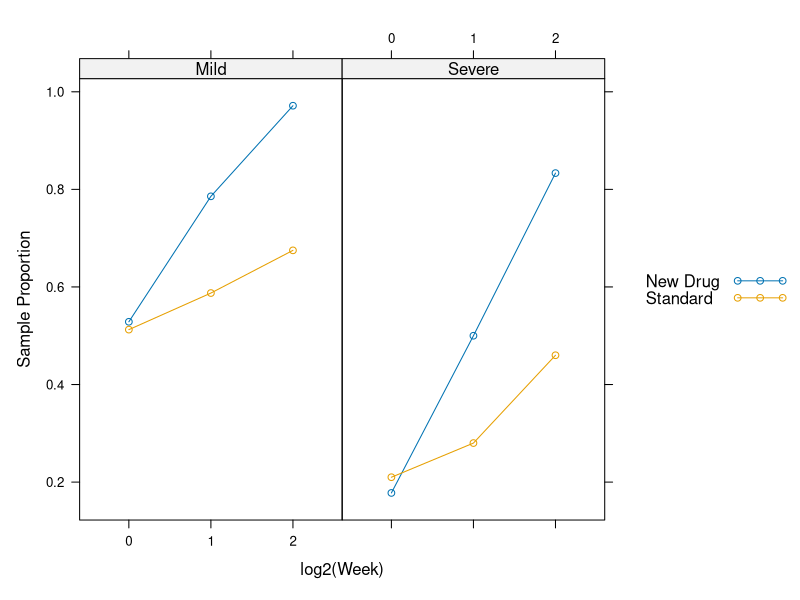

R code for this plot:
	# MARGINAL MODELS AND GEE #

data.tbl = array(c(16,31,2,7,  13,0,2,2, 9,6,8,5, 3,0,9,2,
			14,22,9,31, 4,2,15,5, 15,9,27,32, 6,0,28,6),
			dim=c(2,2,8),
			dimnames=list(Treatment = c("Standard", "New Drug"),
			Severity = c("Mild", "Severe"),
			Response.Sequence = c("NNN", "NNA", "NAN", "NAA",
			"ANN", "ANA", "AAN", "AAA"))
			)

data.long = as.data.frame.table(data.tbl)
	depression = NULL
	for (trt in c("Standard", "New Drug"))
		for (severity in c("Mild", "Severe"))
			for (response in unique(data.long$Response.Sequence)){
				ttt1 = subset(data.long, Treatment == trt & Severity == severity)
				ttt2 = subset(ttt1, Response.Sequence == response)
				rrr = c(substr(response,1,1), substr(response,2,2), substr(response,3,3))
				ccc = ttt2$Freq
				if (ccc>0) {
				response = rep(rrr, ttt2$Freq)
				depression = rbind(depression, data.frame(drug=trt, severity=severity, response))
				}
			}
n = nrow(depression)/3
depression$time = rep(c(0,1,2), n)          # log2 of weeks
depression$subject = c(rep(1:n, rep(3,n)))
head(depression)

library(lattice) # Makes a Lattice Plot to check interactions and visualize data #
sample.proportion = aggregate((response == "N")~ severity+drug+time, data=depression, mean)
xyplot(sample.proportion[,4] ~ factor(time)|severity, group=drug, type="b", data=sample.proportion,
	auto.key=TRUE, ylab="Sample Proportion", xlab="log2(Week)")

# GEE Method #

library(gee)
gee.fit.1 = gee((response=="N") ~ severity+drug*time, id=subject, data=depression, family=binomial)
summary(gee.fit.1)

# Using Exchangable Correlation Structure #

gee.fit.2 = gee((response=="N") ~ severity+drug*time, id=subject, data=depression,
			corstr = "exchangeable", family=binomial)
summary(gee.fit.2)
